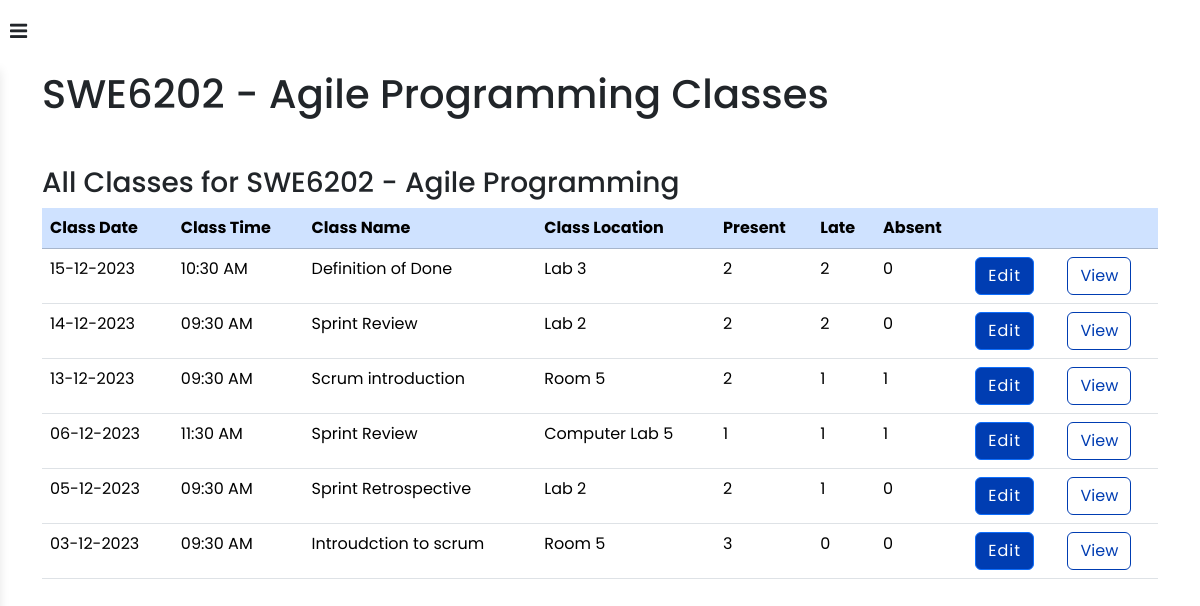
Screenshot of /pages/admin_view_class.php?module_id=1 with the database file from the repository.
### tables this page shows
CREATE TABLE `module` (
  `module_id` int(11) NOT NULL,
  `module_name` varchar(50) DEFAULT NULL,
  `module_course_id` int(11) NOT NULL,
  `module_tutor_id` int(11) DEFAULT NULL
);

CREATE TABLE `class` (
  `class_id` int(11) NOT NULL,
  `class_name` varchar(50) NOT NULL,
  `class_date` date NOT NULL,
  `class_time` time NOT NULL,
  `class_location` varchar(50) NOT NULL,
  `class_module_id` int(11) NOT NULL
);

### pages/admin_view_class.php (the view, shortened to what this page needs)
<!DOCTYPE html>
<html lang="en">
<head>
    <link rel="stylesheet" href="../inc/home.css">
    <link href="https://cdn.jsdelivr.net/npm/bootstrap@5.3.2/dist/css/bootstrap.min.css" rel="stylesheet">
    <?php
    if (isset($_GET["module_id"])) {
        require_once('..\inc\head.php'); ?>
</head>
<body>
    <?php require_once('..\inc\nav.php'); ?>
    <?php
        require_once('../inc/new_sidebar_admin.php');
    ?>
    <section class="container">
        <?php
        $module_id = $_GET["module_id"];
        $module_name = "";
        if ($result = mysqli_query($conn, "SELECT module_name from module where module_id=$module_id")) {
            $row = mysqli_fetch_assoc($result);
            $module_name = $row["module_name"];
        }
        ?>
        <h1 class="mb-5">
            <?php echo $module_name; ?> Classes
        </h1>
        <h3 class="mt-5">All Classes for <?php echo $module_name ?></h3>
        <table class="table">
            <thead>
                <tr class="table-primary">
                    <th scope="col">
                        Class Date
                    </th>
                    <th scope="col">
                        Class Time
                    </th>
                    <th scope="col">
                        Class Name
                    </th>
                    <th scope="col">
                        Class Location
                    </th>
                    <th scope="col">
                        Present
                    </th>
                    <th scope="col">
                        Late
                    </th>
                    <th scope="col">
                        Absent
                    </th>
                    <th scope="col">
                    </th>
                    <th scope="col">
                    </th>
                </tr>
            </thead>
            <tbody>
                <?php
                $select_query = "SELECT
                class.class_id,
                class.class_date,
                class.class_time,
                class.class_name,
                class.class_location,
                SUM(attendance_status='P') as present,
                SUM(attendance_status='L') as late,
                SUM(attendance_status='A') as absent,
                class.class_module_id
             FROM
             class
             JOIN
                 attendance
             WHERE attendance.attendance_class_id=class.class_id
             AND class.class_module_id=$module_id
             GROUP BY
                 attendance_class_id
             ORDER BY
                 class.class_date DESC;";
                $get_query = mysqli_query($conn, $select_query);
                if ($get_query) {
                    $result = mysqli_fetch_all($get_query);
                    foreach ($result as $attendance) {
                ?>
                        <tr>
                            <td>
                                <?php echo date('d-m-Y', strtotime($attendance[1])); ?>
                            </td>
                            <td>
                                <?php echo date('h:i A', strtotime($attendance[2])); ?>
                            </td>
                            <td>
                                <?php echo $attendance[3]; ?>
                            </td>
                            <td>
                                <?php echo $attendance[4]; ?>
                            </td>
                            <td>
                                <?php echo $attendance[5]; ?>
                            </td>
                            <td>
                                <?php echo $attendance[6]; ?>
                            </td>
                            <td>
                                <?php echo $attendance[7]; ?>
                            </td>
                            <td>
                                <a class="btn btn-primary" href="admin_edit_attendance.php?class_id=<?php echo $attendance[0] ?>">Edit</a>
                            </td>
                            <td>
                                <a class="btn btn-outline-primary" href="admin_view_attendance.php?class_id=<?php echo $attendance[0] ?>">View</a>
                            </td>
                        </tr>
            <?php
                    }
                }
            } else {
                header("Location:index.php");
            }
            ?>
            </tbody>
        </table>
    </section>
</body>
</html>

### inc/home.css (style rules this page uses)
* { margin: 0; padding: 0; box-sizing: border-box; font-family: "Poppins", sans-serif; }
body { background-color: white; }
.container { width: 100%; margin: auto; margin: 70px 70px 70px 70px; }

### inc/head.php (style rules this page uses)
* { margin: 0; padding: 0; box-sizing: border-box; font-family: "Poppins", sans-serif; }

### pages/admin_view_class.php (style rules this page uses)
* { margin: 0; padding: 0; box-sizing: border-box; font-family: "Poppins", sans-serif; }
.btn-outline-primary, .btn-outline-primary:active, .btn-outline-primary:visited { border-color: #003DB2 !important; color: #003DB2 !important; }
.btn-primary, .btn-primary:active, .btn-primary:visited { background-color: #003DB2 !important; }
.container { padding-left: 20%; }

### inc/nav.php (style rules this page uses)
.btn-primary { padding: 8px 20px 8px 20px; letter-spacing: 1px; }

### inc/new_sidebar_admin.php (style rules this page uses)
body { padding: 0px; margin: 0px; }

### rows the page displays
module: module_name "SWE6202 - Agile Programming"
class: class_date "15-12-2023", class_time "10:30 AM", class_name "Definition of Done", class_location "Lab 3", attendance "2", attendance "0"
class: class_date "14-12-2023", class_time "09:30 AM", class_name "Sprint Review", class_location "Lab 2", attendance "2", attendance "0"
class: class_date "13-12-2023", class_time "09:30 AM", class_name "Scrum introduction", class_location "Room 5", attendance "2", attendance "1"
class: class_date "06-12-2023", class_time "11:30 AM", class_name "Sprint Review", class_location "Computer Lab 5", attendance "1"
class: class_date "05-12-2023", class_time "09:30 AM", class_name "Sprint Retrospective", class_location "Lab 2", attendance "2", attendance "1", attendance "0"
class: class_date "03-12-2023", class_time "09:30 AM", class_name "Introudction to scrum", class_location "Room 5", attendance "3", attendance "0"
